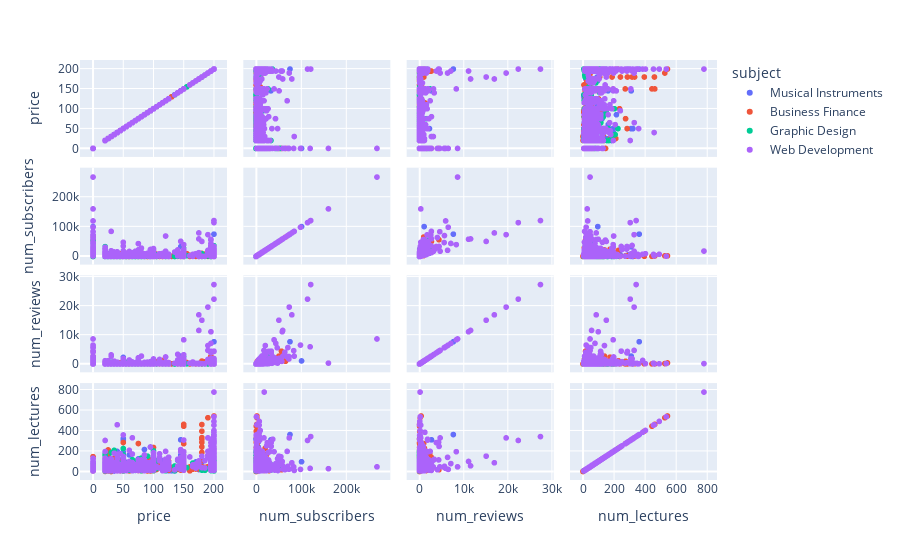

Here is the notebook cell this chart was saved with:
### Code cell
px.scatter_matrix(df,dimensions=['price','num_subscribers','num_reviews','num_lectures'],color='subject')

### Figure 1 — Plotly figure (JSON) as saved in the notebook; plotly's stock layout.template omitted (floating-point values rounded to 4 significant figures; data arrays with more than 128 entries replaced by an {"elided": "..."} marker saying what was removed)
{"data": [{"dimensions": [{"axis": {"matches": true}, "label": "price", "values": {"elided": "680 int values"}}, {"axis": {"matches": true}, "label": "num_subscribers", "values": {"elided": "680 int values"}}, {"axis": {"matches": true}, "label": "num_reviews", "values": {"elided": "680 int values"}}, {"axis": {"matches": true}, "label": "num_lectures", "values": {"elided": "680 int values"}}], "hovertemplate": "subject=Musical Instruments<br>%{xaxis.title.text}=%{x}<br>%{yaxis.title.text}=%{y}<extra></extra>", "legendgroup": "Musical Instruments", "marker": {"color": "#636efa", "symbol": "circle"}, "name": "Musical Instruments", "showlegend": true, "type": "splom"}, {"dimensions": [{"axis": {"matches": true}, "label": "price", "values": {"elided": "1199 int values"}}, {"axis": {"matches": true}, "label": "num_subscribers", "values": {"elided": "1199 int values"}}, {"axis": {"matches": true}, "label": "num_reviews", "values": {"elided": "1199 int values"}}, {"axis": {"matches": true}, "label": "num_lectures", "values": {"elided": "1199 int values"}}], "hovertemplate": "subject=Business Finance<br>%{xaxis.title.text}=%{x}<br>%{yaxis.title.text}=%{y}<extra></extra>", "legendgroup": "Business Finance", "marker": {"color": "#EF553B", "symbol": "circle"}, "name": "Business Finance", "showlegend": true, "type": "splom"}, {"dimensions": [{"axis": {"matches": true}, "label": "price", "values": {"elided": "603 int values"}}, {"axis": {"matches": true}, "label": "num_subscribers", "values": {"elided": "603 int values"}}, {"axis": {"matches": true}, "label": "num_reviews", "values": {"elided": "603 int values"}}, {"axis": {"matches": true}, "label": "num_lectures", "values": {"elided": "603 int values"}}], "hovertemplate": "subject=Graphic Design<br>%{xaxis.title.text}=%{x}<br>%{yaxis.title.text}=%{y}<extra></extra>", "legendgroup": "Graphic Design", "marker": {"color": "#00cc96", "symbol": "circle"}, "name": "Graphic Design", "showlegend": true, "type": "splom"}, {"dimensions": [{"axis": {"matches": true}, "label": "price", "values": {"elided": "1200 int values"}}, {"axis": {"matches": true}, "label": "num_subscribers", "values": {"elided": "1200 int values"}}, {"axis": {"matches": true}, "label": "num_reviews", "values": {"elided": "1200 int values"}}, {"axis": {"matches": true}, "label": "num_lectures", "values": {"elided": "1200 int values"}}], "hovertemplate": "subject=Web Development<br>%{xaxis.title.text}=%{x}<br>%{yaxis.title.text}=%{y}<extra></extra>", "legendgroup": "Web Development", "marker": {"color": "#ab63fa", "symbol": "circle"}, "name": "Web Development", "showlegend": true, "type": "splom"}], "layout": {"dragmode": "select", "legend": {"title": {"text": "subject"}, "tracegroupgap": 0}, "margin": {"t": 60}}}
